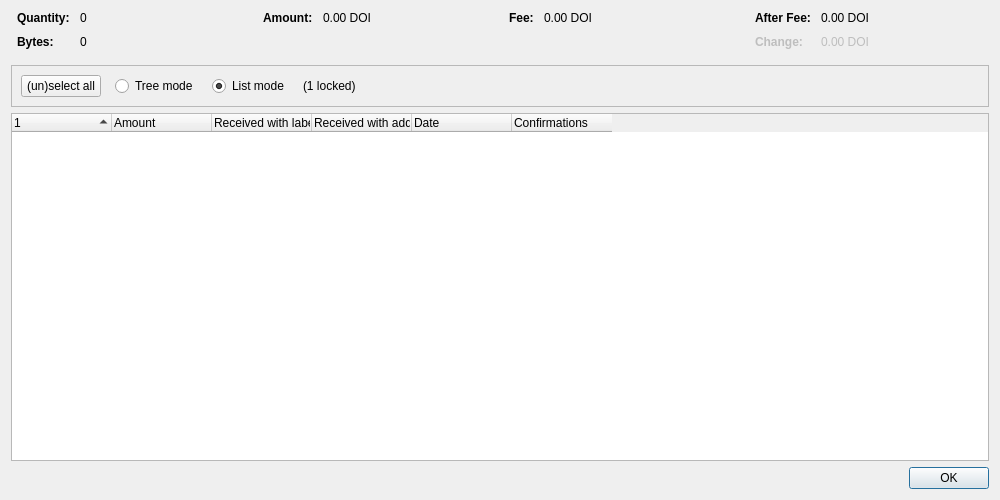
<?xml version="1.0" encoding="UTF-8"?>
<ui version="4.0">
 <class>CoinControlDialog</class>
 <widget class="QDialog" name="CoinControlDialog">
  <property name="geometry">
   <rect>
    <x>0</x>
    <y>0</y>
    <width>1000</width>
    <height>500</height>
   </rect>
  </property>
  <property name="windowTitle">
   <string>Coin Selection</string>
  </property>
  <layout class="QVBoxLayout" name="verticalLayout">
   <item>
    <layout class="QHBoxLayout" name="horizontalLayoutTop" stretch="0,0,0,0">
     <property name="topMargin">
      <number>0</number>
     </property>
     <property name="bottomMargin">
      <number>10</number>
     </property>
     <item>
      <layout class="QFormLayout" name="formLayoutCoinControl1">
       <property name="labelAlignment">
        <set>Qt::AlignLeft|Qt::AlignVCenter</set>
       </property>
       <property name="horizontalSpacing">
        <number>10</number>
       </property>
       <property name="verticalSpacing">
        <number>10</number>
       </property>
       <property name="leftMargin">
        <number>6</number>
       </property>
       <property name="rightMargin">
        <number>6</number>
       </property>
       <item row="0" column="0">
        <widget class="QLabel" name="labelCoinControlQuantityText">
         <property name="font">
          <font>
           <weight>75</weight>
           <bold>true</bold>
          </font>
         </property>
         <property name="text">
          <string>Quantity:</string>
         </property>
        </widget>
       </item>
       <item row="0" column="1">
        <widget class="QLabel" name="labelCoinControlQuantity">
         <property name="cursor">
          <cursorShape>IBeamCursor</cursorShape>
         </property>
         <property name="contextMenuPolicy">
          <enum>Qt::ActionsContextMenu</enum>
         </property>
         <property name="text">
          <string notr="true">0</string>
         </property>
         <property name="textInteractionFlags">
          <set>Qt::LinksAccessibleByMouse|Qt::TextSelectableByKeyboard|Qt::TextSelectableByMouse</set>
         </property>
        </widget>
       </item>
       <item row="1" column="0">
        <widget class="QLabel" name="labelCoinControlBytesText">
         <property name="font">
          <font>
           <weight>75</weight>
           <bold>true</bold>
          </font>
         </property>
         <property name="text">
          <string>Bytes:</string>
         </property>
        </widget>
       </item>
       <item row="1" column="1">
        <widget class="QLabel" name="labelCoinControlBytes">
         <property name="cursor">
          <cursorShape>IBeamCursor</cursorShape>
         </property>
         <property name="contextMenuPolicy">
          <enum>Qt::ActionsContextMenu</enum>
         </property>
         <property name="text">
          <string notr="true">0</string>
         </property>
         <property name="textInteractionFlags">
          <set>Qt::LinksAccessibleByMouse|Qt::TextSelectableByKeyboard|Qt::TextSelectableByMouse</set>
         </property>
        </widget>
       </item>
      </layout>
     </item>
     <item>
      <layout class="QFormLayout" name="formLayoutCoinControl2">
       <property name="horizontalSpacing">
        <number>10</number>
       </property>
       <property name="verticalSpacing">
        <number>10</number>
       </property>
       <property name="leftMargin">
        <number>6</number>
       </property>
       <property name="rightMargin">
        <number>6</number>
       </property>
       <item row="0" column="0">
        <widget class="QLabel" name="labelCoinControlAmountText">
         <property name="font">
          <font>
           <weight>75</weight>
           <bold>true</bold>
          </font>
         </property>
         <property name="text">
          <string>Amount:</string>
         </property>
        </widget>
       </item>
       <item row="0" column="1">
        <widget class="QLabel" name="labelCoinControlAmount">
         <property name="cursor">
          <cursorShape>IBeamCursor</cursorShape>
         </property>
         <property name="contextMenuPolicy">
          <enum>Qt::ActionsContextMenu</enum>
         </property>
         <property name="text">
          <string notr="true">0.00 DOI</string>
         </property>
         <property name="textInteractionFlags">
          <set>Qt::LinksAccessibleByMouse|Qt::TextSelectableByKeyboard|Qt::TextSelectableByMouse</set>
         </property>
        </widget>
       </item>
      </layout>
     </item>
     <item>
      <layout class="QFormLayout" name="formLayoutCoinControl3">
       <property name="horizontalSpacing">
        <number>10</number>
       </property>
       <property name="verticalSpacing">
        <number>10</number>
       </property>
       <property name="leftMargin">
        <number>6</number>
       </property>
       <property name="rightMargin">
        <number>6</number>
       </property>
       <item row="0" column="0">
        <widget class="QLabel" name="labelCoinControlFeeText">
         <property name="font">
          <font>
           <weight>75</weight>
           <bold>true</bold>
          </font>
         </property>
         <property name="text">
          <string>Fee:</string>
         </property>
        </widget>
       </item>
       <item row="0" column="1">
        <widget class="QLabel" name="labelCoinControlFee">
         <property name="cursor">
          <cursorShape>IBeamCursor</cursorShape>
         </property>
         <property name="contextMenuPolicy">
          <enum>Qt::ActionsContextMenu</enum>
         </property>
         <property name="text">
          <string notr="true">0.00 DOI</string>
         </property>
         <property name="textInteractionFlags">
          <set>Qt::LinksAccessibleByMouse|Qt::TextSelectableByKeyboard|Qt::TextSelectableByMouse</set>
         </property>
        </widget>
       </item>
      </layout>
     </item>
     <item>
      <layout class="QFormLayout" name="formLayoutCoinControl4">
       <property name="labelAlignment">
        <set>Qt::AlignLeft|Qt::AlignVCenter</set>
       </property>
       <property name="horizontalSpacing">
        <number>10</number>
       </property>
       <property name="verticalSpacing">
        <number>10</number>
       </property>
       <property name="leftMargin">
        <number>6</number>
       </property>
       <property name="rightMargin">
        <number>6</number>
       </property>
       <item row="0" column="0">
        <widget class="QLabel" name="labelCoinControlAfterFeeText">
         <property name="font">
          <font>
           <weight>75</weight>
           <bold>true</bold>
          </font>
         </property>
         <property name="text">
          <string>After Fee:</string>
         </property>
        </widget>
       </item>
       <item row="0" column="1">
        <widget class="QLabel" name="labelCoinControlAfterFee">
         <property name="cursor">
          <cursorShape>IBeamCursor</cursorShape>
         </property>
         <property name="contextMenuPolicy">
          <enum>Qt::ActionsContextMenu</enum>
         </property>
         <property name="text">
          <string notr="true">0.00 DOI</string>
         </property>
         <property name="textInteractionFlags">
          <set>Qt::LinksAccessibleByMouse|Qt::TextSelectableByKeyboard|Qt::TextSelectableByMouse</set>
         </property>
        </widget>
       </item>
       <item row="1" column="0">
        <widget class="QLabel" name="labelCoinControlChangeText">
         <property name="enabled">
          <bool>false</bool>
         </property>
         <property name="font">
          <font>
           <weight>75</weight>
           <bold>true</bold>
          </font>
         </property>
         <property name="text">
          <string>Change:</string>
         </property>
        </widget>
       </item>
       <item row="1" column="1">
        <widget class="QLabel" name="labelCoinControlChange">
         <property name="enabled">
          <bool>false</bool>
         </property>
         <property name="cursor">
          <cursorShape>IBeamCursor</cursorShape>
         </property>
         <property name="contextMenuPolicy">
          <enum>Qt::ActionsContextMenu</enum>
         </property>
         <property name="text">
          <string notr="true">0.00 DOI</string>
         </property>
         <property name="textInteractionFlags">
          <set>Qt::LinksAccessibleByMouse|Qt::TextSelectableByKeyboard|Qt::TextSelectableByMouse</set>
         </property>
        </widget>
       </item>
      </layout>
     </item>
    </layout>
   </item>
   <item>
    <widget class="QFrame" name="frame">
     <property name="minimumSize">
      <size>
       <width>0</width>
       <height>40</height>
      </size>
     </property>
     <property name="frameShape">
      <enum>QFrame::StyledPanel</enum>
     </property>
     <property name="frameShadow">
      <enum>QFrame::Sunken</enum>
     </property>
     <layout class="QHBoxLayout" name="horizontalLayout">
      <item>
       <layout class="QHBoxLayout" name="horizontalLayoutPanel" stretch="0,0,0,0,0">
        <property name="spacing">
         <number>14</number>
        </property>
        <item>
         <widget class="QPushButton" name="pushButtonSelectAll">
          <property name="sizePolicy">
           <sizepolicy hsizetype="Maximum" vsizetype="Fixed">
            <horstretch>0</horstretch>
            <verstretch>0</verstretch>
           </sizepolicy>
          </property>
          <property name="text">
           <string>(un)select all</string>
          </property>
          <property name="autoDefault">
           <bool>false</bool>
          </property>
         </widget>
        </item>
        <item>
         <widget class="QRadioButton" name="radioTreeMode">
          <property name="sizePolicy">
           <sizepolicy hsizetype="Maximum" vsizetype="Fixed">
            <horstretch>0</horstretch>
            <verstretch>0</verstretch>
           </sizepolicy>
          </property>
          <property name="text">
           <string>Tree mode</string>
          </property>
         </widget>
        </item>
        <item>
         <widget class="QRadioButton" name="radioListMode">
          <property name="sizePolicy">
           <sizepolicy hsizetype="Maximum" vsizetype="Fixed">
            <horstretch>0</horstretch>
            <verstretch>0</verstretch>
           </sizepolicy>
          </property>
          <property name="text">
           <string>List mode</string>
          </property>
          <property name="checked">
           <bool>true</bool>
          </property>
         </widget>
        </item>
        <item>
         <widget class="QLabel" name="labelLocked">
          <property name="text">
           <string notr="true">(1 locked)</string>
          </property>
         </widget>
        </item>
        <item>
         <spacer name="horizontalSpacer">
          <property name="orientation">
           <enum>Qt::Horizontal</enum>
          </property>
          <property name="sizeHint" stdset="0">
           <size>
            <width>40</width>
            <height>20</height>
           </size>
          </property>
         </spacer>
        </item>
       </layout>
      </item>
     </layout>
    </widget>
   </item>
   <item>
    <widget class="CoinControlTreeWidget" name="treeWidget">
     <property name="contextMenuPolicy">
      <enum>Qt::CustomContextMenu</enum>
     </property>
     <property name="sortingEnabled">
      <bool>false</bool>
     </property>
     <property name="columnCount">
      <number>6</number>
     </property>
     <attribute name="headerShowSortIndicator" stdset="0">
      <bool>true</bool>
     </attribute>
     <attribute name="headerStretchLastSection">
      <bool>false</bool>
     </attribute>
     <column>
      <property name="text">
       <string/>
      </property>
     </column>
     <column>
      <property name="text">
       <string>Amount</string>
      </property>
     </column>
     <column>
      <property name="text">
       <string>Received with label</string>
      </property>
     </column>
     <column>
      <property name="text">
       <string>Received with address</string>
      </property>
     </column>
     <column>
      <property name="text">
       <string>Date</string>
      </property>
     </column>
     <column>
      <property name="text">
       <string>Confirmations</string>
      </property>
      <property name="toolTip">
       <string>Confirmed</string>
      </property>
     </column>
     <column>
      <property name="text">
       <string/>
      </property>
     </column>
     <column>
      <property name="text">
       <string/>
      </property>
     </column>
     <column>
      <property name="text">
       <string/>
      </property>
     </column>
     <column>
      <property name="text">
       <string/>
      </property>
     </column>
    </widget>
   </item>
   <item>
    <widget class="QDialogButtonBox" name="buttonBox">
     <property name="orientation">
      <enum>Qt::Horizontal</enum>
     </property>
     <property name="standardButtons">
      <set>QDialogButtonBox::Ok</set>
     </property>
    </widget>
   </item>
  </layout>
 </widget>
 <customwidgets>
  <customwidget>
   <class>CoinControlTreeWidget</class>
   <extends>QTreeWidget</extends>
   <header>qt/coincontroltreewidget.h</header>
  </customwidget>
 </customwidgets>
 <resources/>
 <connections/>
</ui>
